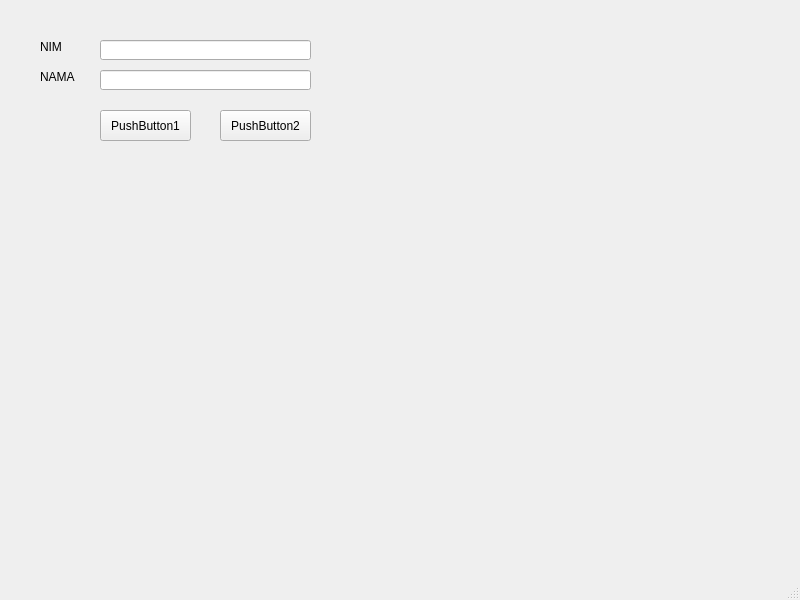
<?xml version="1.0" encoding="UTF-8"?>
<ui version="4.0">
 <class>MainWindow</class>
 <widget class="QMainWindow" name="MainWindow">
  <property name="geometry">
   <rect>
    <x>0</x>
    <y>0</y>
    <width>800</width>
    <height>600</height>
   </rect>
  </property>
  <property name="windowTitle">
   <string>MainWindow</string>
  </property>
  <widget class="QWidget" name="centralwidget">
   <widget class="QLabel" name="label">
    <property name="geometry">
     <rect>
      <x>40</x>
      <y>40</y>
      <width>47</width>
      <height>13</height>
     </rect>
    </property>
    <property name="text">
     <string>NIM</string>
    </property>
   </widget>
   <widget class="QLabel" name="label_2">
    <property name="geometry">
     <rect>
      <x>40</x>
      <y>70</y>
      <width>47</width>
      <height>13</height>
     </rect>
    </property>
    <property name="text">
     <string>NAMA</string>
    </property>
   </widget>
   <widget class="QLineEdit" name="lineEdit">
    <property name="geometry">
     <rect>
      <x>100</x>
      <y>40</y>
      <width>211</width>
      <height>20</height>
     </rect>
    </property>
   </widget>
   <widget class="QLineEdit" name="lineEdit_2">
    <property name="geometry">
     <rect>
      <x>100</x>
      <y>70</y>
      <width>211</width>
      <height>20</height>
     </rect>
    </property>
   </widget>
   <widget class="QPushButton" name="pushButton">
    <property name="geometry">
     <rect>
      <x>100</x>
      <y>110</y>
      <width>91</width>
      <height>31</height>
     </rect>
    </property>
    <property name="text">
     <string>PushButton1</string>
    </property>
   </widget>
   <widget class="QPushButton" name="pushButton_2">
    <property name="geometry">
     <rect>
      <x>220</x>
      <y>110</y>
      <width>91</width>
      <height>31</height>
     </rect>
    </property>
    <property name="text">
     <string>PushButton2</string>
    </property>
   </widget>
  </widget>
  <widget class="QMenuBar" name="menubar">
   <property name="geometry">
    <rect>
     <x>0</x>
     <y>0</y>
     <width>800</width>
     <height>21</height>
    </rect>
   </property>
  </widget>
  <widget class="QStatusBar" name="statusbar"/>
 </widget>
 <resources/>
 <connections/>
</ui>
